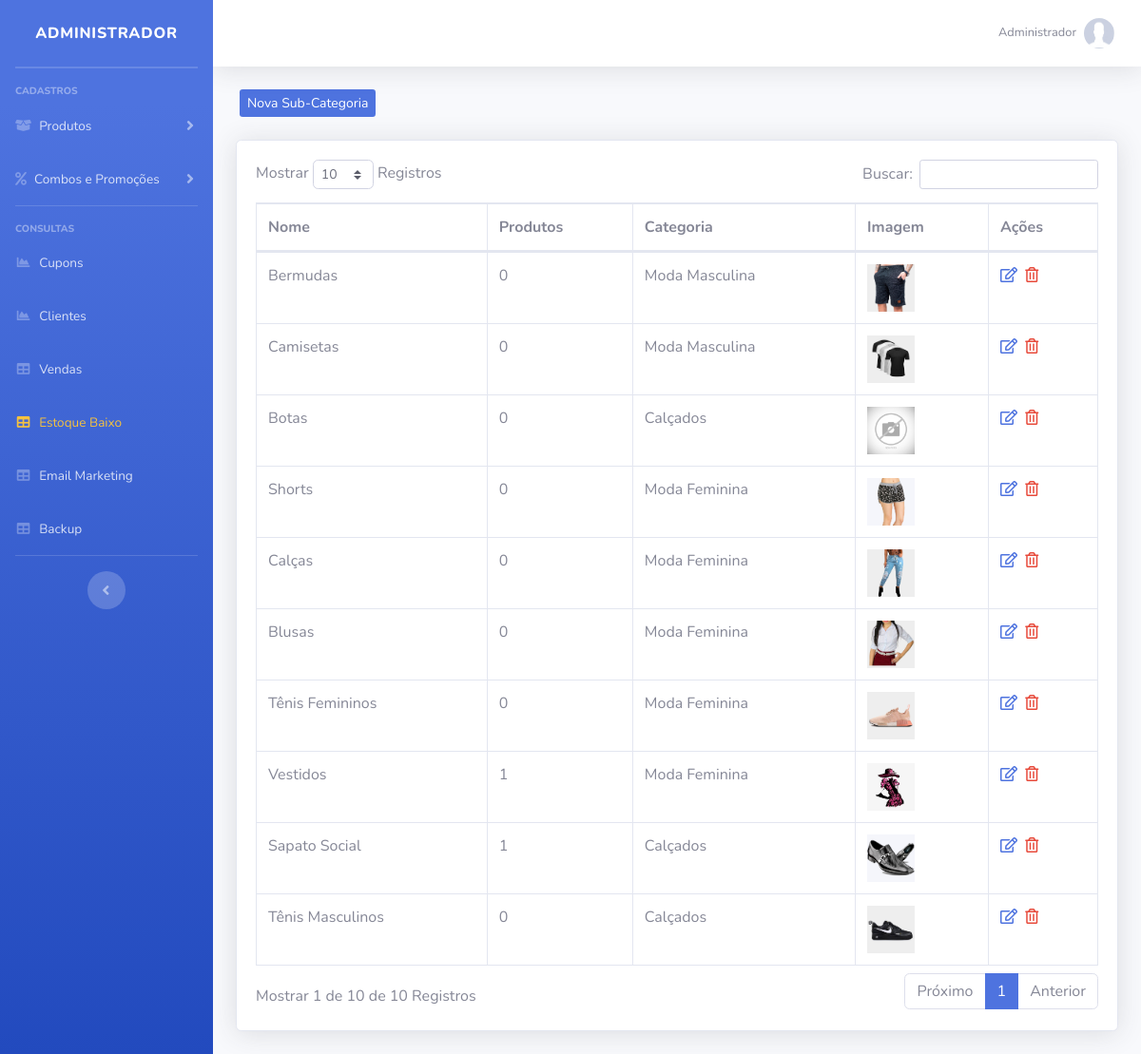
The app's page /sistema/painel-admin/index.php?pag=sub-categorias (signed in) with its own data.
### tables this page shows
CREATE TABLE `usuarios` (
  `id` int(11) NOT NULL AUTO_INCREMENT,
  `nome` varchar(50) NOT NULL,
  `cpf` varchar(20) NOT NULL,
  `email` varchar(50) NOT NULL,
  `senha` varchar(35) NOT NULL,
  `senha_crip` varchar(150) NOT NULL,
  `nivel` varchar(20) NOT NULL,
  PRIMARY KEY (`id`)
);

CREATE TABLE `sub_categorias` (
  `id` int(11) NOT NULL AUTO_INCREMENT,
  `nome` varchar(50) NOT NULL,
  `nome_url` varchar(50) NOT NULL,
  `imagem` varchar(100) NOT NULL,
  `id_categoria` int(11) NOT NULL,
  PRIMARY KEY (`id`)
);

CREATE TABLE `categorias` (
  `id` int(11) NOT NULL AUTO_INCREMENT,
  `nome` varchar(50) NOT NULL,
  `nome_url` varchar(50) NOT NULL,
  `imagem` varchar(100) NOT NULL,
  PRIMARY KEY (`id`)
);

### config.php (called while the page is built, shortened)
<?php
$nivel_estoque = 5;
 ?>

### sistema/painel-admin/sub-categorias.php (the view, shortened to what this page needs)
<?php
$pag = "sub-categorias";
require_once("../../conexao.php");
?>
<div class="row mt-4 mb-4">
    <a type="button" class="btn-primary btn-sm ml-3 d-none d-md-block" href="index.php?pag=<?php echo $pag ?>&funcao=novo">Nova Sub-Categoria</a>
</div>
<div class="card shadow mb-4">
    <div class="card-body">
        <div class="table-responsive">
            <table class="table table-bordered" id="dataTable" width="100%" cellspacing="0">
                <thead>
                    <tr>
                        <th>Nome</th>
                        <th>Produtos</th>
                        <th>Categoria</th>
                        <th>Imagem</th>
                        <th>Ações</th>
                    </tr>
                </thead>
                <tbody>
                   <?php
                   $query = $pdo->query("SELECT * FROM sub_categorias order by id desc ");
                   $res = $query->fetchAll(PDO::FETCH_ASSOC);
                   for ($i=0; $i < count($res); $i++) {
                      $nome = $res[$i]['nome'];
                      $imagem = $res[$i]['imagem'];
                      $categoria = $res[$i]['id_categoria'];
                      $id = $res[$i]['id'];
                      $query2 = $pdo->query("SELECT * from categorias where id = '$categoria' ");
                      $res2 = $query2->fetchAll(PDO::FETCH_ASSOC);
                      $nome_cat = $res2[0]['nome'];
                      $query3 = $pdo->query("SELECT * FROM produtos where sub_categoria = '$id' ");
                      $res3 = $query3->fetchAll(PDO::FETCH_ASSOC);
                      $itens = @count($res3);
                      ?>
                    <tr>
                        <td><?php echo $nome ?></td>
                        <td><?php echo $itens ?></td>
                        <td><?php echo $nome_cat ?></td>
                        <td><img src="../../img/sub-categorias/<?php echo $imagem ?>" width="50"></td>
                        <td>
                             <a href="index.php?pag=<?php echo $pag ?>&funcao=editar&id=<?php echo $id ?>" class='text-primary mr-1' title='Editar Dados'><i class='far fa-edit'></i></a>
                            <a href="index.php?pag=<?php echo $pag ?>&funcao=excluir&id=<?php echo $id ?>" class='text-danger mr-1' title='Excluir Registro'><i class='far fa-trash-alt'></i></a>
                        </td>
                    </tr>
<?php } ?>
                </tbody>
            </table>
        </div>
    </div>
</div>

### sistema/painel-admin/index.php (shortened to what this page needs)
<?php
require_once("../../conexao.php");
$query = $pdo->query("SELECT * FROM produtos where estoque <= '$nivel_estoque' order by estoque asc ");
$res = $query->fetchAll(PDO::FETCH_ASSOC);
if(@count($res) > 0){
    $classe_estoque = 'text-warning';
}else{
    $classe_estoque = '';
}
$pag = @$_GET["pag"];
$menu1 = "produtos";
$menu2 = "categorias";
$menu3 = "sub-categorias";
$menu4 = "combos";
$menu5 = "promocoes";
$menu6 = "clientes";
$menu7 = "vendas";
$menu8 = "backup";
$menu9 = "tipo-envios";
$menu10 = "carac";
$menu11 = "alertas";
$menu12 = "cupons";
$menu13 = "estoque";
$res = $pdo->query("SELECT * FROM usuarios where id = '$_SESSION[id_usuario]'");
$dados = $res->fetchAll(PDO::FETCH_ASSOC);
$nome_usu = @$dados[0]['nome'];
?>
<!DOCTYPE html>
<html lang="en">
<head>
    <link href="../vendor/fontawesome-free/css/all.min.css" rel="stylesheet" type="text/css">
    <link href="../css/sb-admin-2.min.css" rel="stylesheet">
    <link href="../css/style.css" rel="stylesheet">
    <link href="../vendor/datatables/dataTables.bootstrap4.min.css" rel="stylesheet">
</head>
<body id="page-top">
    <div id="wrapper">
        <ul class="navbar-nav bg-gradient-primary sidebar sidebar-dark accordion" id="accordionSidebar">
            <a class="sidebar-brand d-flex align-items-center justify-content-center" href="index.php">
                <div class="sidebar-brand-text mx-3">Administrador</div>
            </a>
            <hr class="sidebar-divider my-0">
            <hr class="sidebar-divider">
            <div class="sidebar-heading">
                Cadastros
            </div>
            <li class="nav-item">
                <a class="nav-link collapsed" href="#" data-toggle="collapse" data-target="#collapseTwo" aria-expanded="true" aria-controls="collapseTwo">
                    <i class="fas fa-box-open"></i>
                    <span>Produtos</span>
                </a>
            </li>
            <li class="nav-item">
                <a class="nav-link collapsed" href="#" data-toggle="collapse" data-target="#collapseUtilities" aria-expanded="true" aria-controls="collapseUtilities">
                    <i class="fas fa-percent"></i>
                    <span>Combos e Promoções</span>
                </a>
            </li>
            <hr class="sidebar-divider">
            <div class="sidebar-heading">
                Consultas
            </div>
             <li class="nav-item">
                <a class="nav-link" href="index.php?pag=<?php echo $menu12 ?>">
                    <i class="fas fa-fw fa-chart-area"></i>
                    <span>Cupons</span></a>
                </li>
            <li class="nav-item">
                <a class="nav-link" href="index.php?pag=<?php echo $menu6 ?>">
                    <i class="fas fa-fw fa-chart-area"></i>
                    <span>Clientes</span></a>
                </li>
                <li class="nav-item">
                    <a class="nav-link" href="index.php?pag=<?php echo $menu7 ?>">
                        <i class="fas fa-fw fa-table"></i>
                        <span>Vendas</span></a>
                    </li>
                     <li class="nav-item">
                    <a class="nav-link" href="index.php?pag=<?php echo $menu13 ?>">
                        <i class="fas fa-fw fa-table <?php echo $classe_estoque ?>"></i>
                        <span class="<?php echo $classe_estoque ?>">Estoque Baixo</span></a>
                    </li>
                     <li class="nav-item">
                        <a class="nav-link" href="" data-toggle="modal" data-target="#ModalEmail">
                            <i class="fas fa-fw fa-table"></i>
                            <span>Email Marketing</span></a>
                        </li>
                    <li class="nav-item">
                        <a class="nav-link" href="backup.php">
                            <i class="fas fa-fw fa-table"></i>
                            <span>Backup</span></a>
                        </li>
                        <hr class="sidebar-divider d-none d-md-block">
                        <div class="text-center d-none d-md-inline">
                            <button class="rounded-circle border-0" id="sidebarToggle"></button>
                        </div>
                    </ul>
                    <div id="content-wrapper" class="d-flex flex-column">
                        <div id="content">
                            <nav class="navbar navbar-expand navbar-light bg-white topbar mb-4 static-top shadow">
                                <ul class="navbar-nav ml-auto">
                                    <li class="nav-item dropdown no-arrow">
                                        <a class="nav-link dropdown-toggle" href="#" id="userDropdown" role="button" data-toggle="dropdown" aria-haspopup="true" aria-expanded="false">
                                            <span class="mr-2 d-none d-lg-inline text-gray-600 small"><?php echo @$nome_usu ?></span>
                                            <img class="img-profile rounded-circle" src="../../img/sem-foto.jpg">
                                        </a>
                                    </li>
                                </ul>
                            </nav>
                            <div class="container-fluid">
                                <?php if ($pag == null) {
                                    include_once("home.php");
                                } else if ($pag==$menu1) {
                                    include_once($menu1.".php");
                                } else if ($pag==$menu2) {
                                    include_once($menu2.".php");
                                } else if ($pag==$menu3) {
                                    include_once($menu3.".php");
                                } else if ($pag==$menu4) {
                                    include_once($menu4.".php");
                                } else if ($pag==$menu5) {
                                    include_once($menu5.".php");
                                } else if ($pag==$menu6) {
                                    include_once($menu6.".php");
                                } else if ($pag==$menu7) {
                                    include_once($menu7.".php");
                                } else if ($pag==$menu8) {
                                    include_once($menu8.".php");
                                } else if ($pag==$menu9) {
                                    include_once($menu9.".php");
                                } else if ($pag==$menu10) {
                                    include_once($menu10.".php");
                                 } else if ($pag==$menu11) {
                                    include_once($menu11.".php");
                                } else if ($pag==$menu12) {
                                    include_once($menu12.".php");
                                } else if ($pag==$menu13) {
                                    include_once($menu13.".php");
                                } else {
                                    include_once("home.php");
                                }
                                ?>
                            </div>
                        </div>
                    </div>
                </div>
            </body>
            </html>

### records on screen
usuarios: nome "Administrador"
sub_categorias: nome "Bermudas", itens "0", id_categoria.nome "Moda Masculina", imagem (picture)
sub_categorias: nome "Camisetas", itens "0", id_categoria.nome "Moda Masculina", imagem (picture)
sub_categorias: nome "Botas", itens "0", id_categoria.nome "Calçados", imagem (picture)
sub_categorias: nome "Shorts", itens "0", id_categoria.nome "Moda Feminina", imagem (picture)
sub_categorias: nome "Calças", itens "0", id_categoria.nome "Moda Feminina", imagem (picture)
sub_categorias: nome "Blusas", itens "0", id_categoria.nome "Moda Feminina", imagem (picture)
sub_categorias: nome "Tênis Femininos", itens "0", id_categoria.nome "Moda Feminina", imagem (picture)
sub_categorias: nome "Vestidos", itens "1", id_categoria.nome "Moda Feminina", imagem (picture)
sub_categorias: nome "Sapato Social", itens "1", id_categoria.nome "Calçados", imagem (picture)
sub_categorias: nome "Tênis Masculinos", itens "0", id_categoria.nome "Calçados", imagem (picture)
